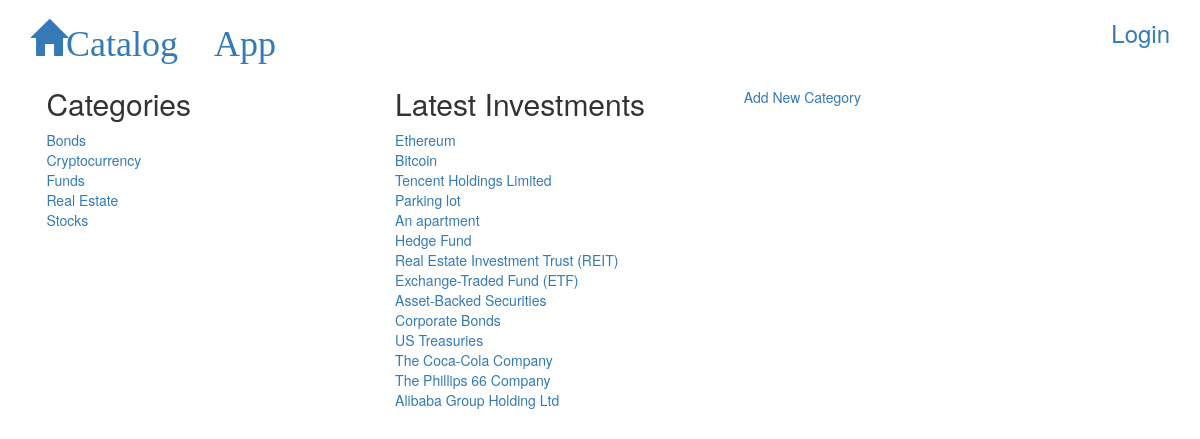
/catalog, run on the app's committed database.
### database_setup.py (models this page shows, shortened)
class Catalog(Base):
  __tablename__ = 'catalog'
  id = Column(Integer, primary_key=True)
  name = Column(String(250), nullable=False)
  user_id = Column(Integer,ForeignKey('user.id'))
  user = relationship(User)

class Investment(Base):
  __tablename__ = 'investment'
  name =Column(String(80), nullable = False)
  id = Column(Integer, primary_key = True)
  description = Column(String(250))
  price = Column(String(8))
  catalog_id = Column(Integer,ForeignKey('catalog.id'))
  catalog = relationship(Catalog)
  user_id = Column(Integer,ForeignKey('user.id'))
  user = relationship(User)
  createDate = Column(DateTime, default=datetime.datetime.utcnow)

### project.py (the view)
@app.route('/')
@app.route('/catalog')
def showCatalog():
	catalog = session.query(Catalog).order_by(asc(Catalog.name))
	investments = session.query(Investment).order_by(Investment.createDate.desc())
	for investment in investments:
		print investment.createDate
	return render_template('catalog.html', catalog=catalog, investments=investments)

### templates/catalog.html
{% extends "main.html" %}
{% block content %}
{% include "header.html" %}
	<body>
		<div class="container">
			<section>
				<h2>Categories</h2>
				{% for cata in catalog %}
					<div>
						<a href = "{{url_for('showInvestments', catalog_id=cata.id)}}">{{cata.name}}</a>
					</div>
				{% endfor %}
			</section>
			<section>
				<h2>Latest Investments</h2>
				{% for investment in investments %}
					<div>
						<a href = "{{url_for('showInvestmentDetails', catalog_id=investment.catalog_id, investment_id=investment.id)}}">{{investment.name}}</a>
					</div>
				{% endfor %}
			</section>
			<section>
				<br>
				<a href="{{url_for('newCatalog')}}">Add New Category</a>
			</section>
		</div>
	</body>
{% endblock %}

### templates/main.html (shortened to what this page needs)
<!DOCTYPE html>
<html lang="en">
	<head>
		<link rel="stylesheet" href="//netdna.bootstrapcdn.com/bootstrap/3.1.1/css/bootstrap.min.css">
		<link rel=stylesheet type="text/css" href="{{ url_for('static', filename='style.css') }}">
	</head>
	<body>
		<div class="container">
			{% block content %}
			{% endblock %}
		</div>
	</body>
</html>

### templates/header.html
<div class="row top-catalog">
	<div class="col-md-6">
		<a href="{{url_for('showCatalog')}}">
			<h1 class="glyphicon glyphicon-home" aria-hidden="true">Catalog App</h1>
		</a>
	</div>
	<div class="col-md-6 text-right">
		{%if 'username' not in session %}
			<h3>
				<a href="{{url_for('showLogin')}}"> Login </a>
			</h3>
		{% else %}
			<h3>
				<a href="{{url_for('showLogout')}}"> Logout </a>
			</h3>
		{% endif %}
	</div>
</div>

### static/style.css (style rules this page uses)
section { display: inline-block; margin: 0.1em; width: 30%; vertical-align: top; }

### data on the page
Catalog: name "Bonds"
Catalog: name "Cryptocurrency"
Catalog: name "Funds"
Catalog: name "Real Estate"
Catalog: name "Stocks"
Investment: name "Ethereum"
Investment: name "Bitcoin"
Investment: name "Tencent Holdings Limited"
Investment: name "Parking lot"
Investment: name "An apartment"
Investment: name "Hedge Fund"
Investment: name "Real Estate Investment Trust (REIT)"
Investment: name "Exchange-Traded Fund (ETF)"
Investment: name "Asset-Backed Securities"
Investment: name "Corporate Bonds"
Investment: name "US Treasuries"
Investment: name "The Coca-Cola Company"
Investment: name "The Phillips 66 Company"
Investment: name "Alibaba Group Holding Ltd"
